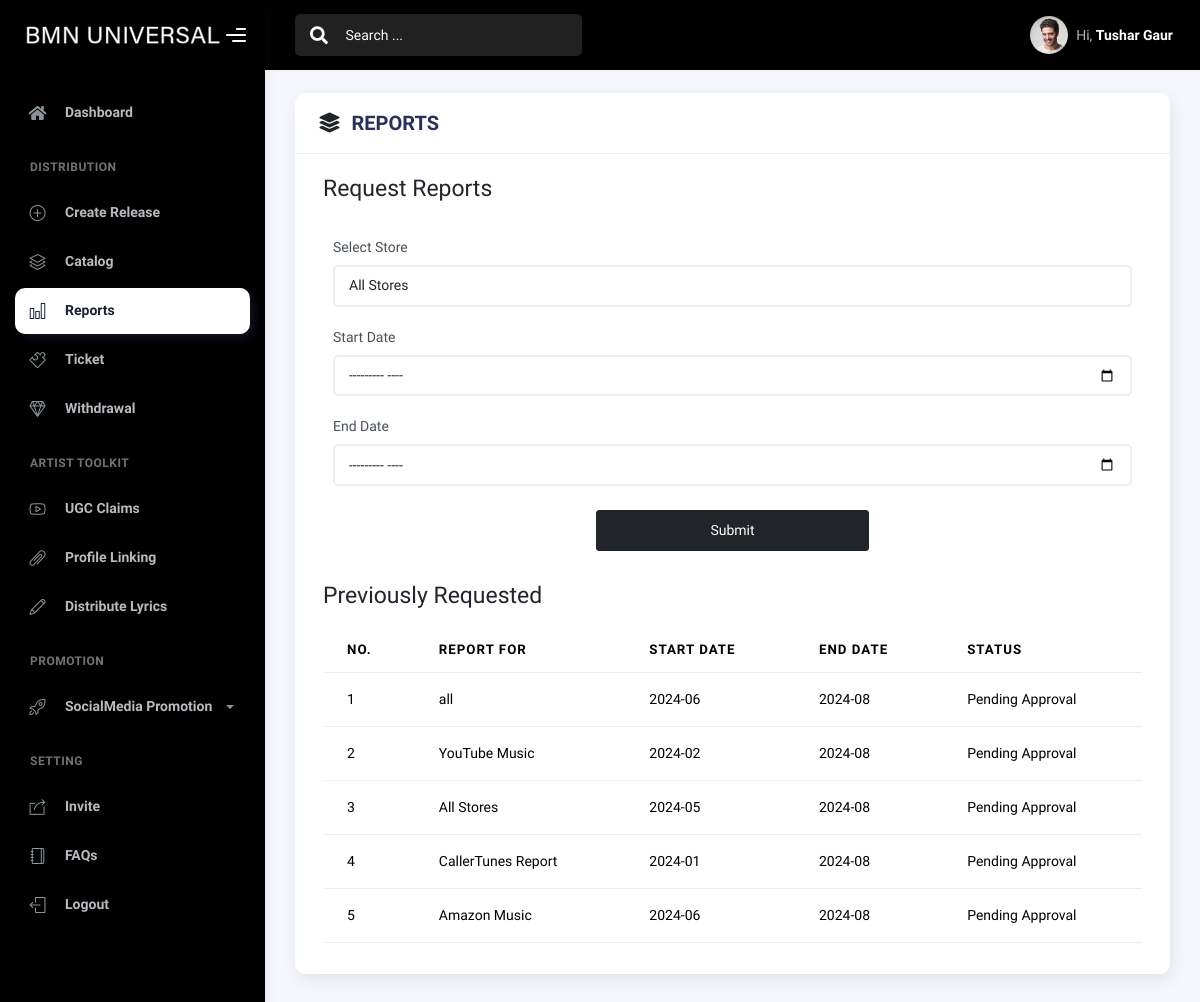
Page /cms/report (signed in) on the committed database.
### app/models.py (models this page shows, shortened)
class User(db.Model, UserMixin):
    id = db.Column(db.Integer, primary_key=True)
    name = db.Column(db.String(200), nullable=False)
    email = db.Column(db.String(250), unique=True, nullable=False)
    password = db.Column(db.String(250), nullable=False)
    phone = db.Column(db.String(20), nullable=True)
    revenue = db.Column(db.String(20), default='0')
    is_admin = db.Column(db.Boolean, default=False)
    image_file = db.Column(db.String(20), nullable=False, default='/static/img/profile.jpg')
    artists = relationship('Artist', backref='user_artist', lazy='dynamic')
    albums = relationship('Album', backref='user_album', lazy=True)

class Report(db.Model):
    id = db.Column(db.Integer, primary_key=True)
    user_id = db.Column(db.Integer, ForeignKey('user.id'), nullable=False)
    report_for = db.Column(db.String(250), nullable=False)
    start_date = db.Column(db.String(250), nullable=False)
    end_date = db.Column(db.String(250), nullable=False)
    status = db.Column(db.String(250), default='Pending Approval')

### app/views/cms.py (the view, shortened to what this page needs)
@cms.route("/reports", methods=['GET','POST'])
@cms.route("/report", methods=['GET','POST'])
@login_required
def report():
    user = current_user
    name = session.get('name')
    email = session.get('email')
    revenue = session.get('revenue')
    reports = Report.query.filter_by(user_id=user.id).all()
    return render_template('cms/report.html', name=name, email=email, revenue=revenue,reports=reports, nav_id="reports")

### app/models.py (called while the page is built)
@login_manager.user_loader
def load_user(user_id):
    return User.query.get(int(user_id))

### app/templates/cms/report.html (shortened to what this page needs)
{% extends "base_cms.html" %}
{% block content %}
<div class="row ">
    <div class="col-md-12">
        <div class="card">
            <div class="card-header">
                <h5 class="card-title "> <i class="fas fa-layer-group text-dark mx-2"></i> REPORTS</h5>
            </div>
            <div class="card-body">
                <div class="container">
                        <div class="col-md-12">
                            <div class="content-wrapper">
                                <h3 class="section-heading mb-2">Request Reports</h3>
                            </div>
                        </div>
                        <div class="col-12 mt-4">
                            <form action="{{ url_for('cms.report') }}" method="POST">
                                <div class="form-row">
                                    <div class="form-group" style="width: 100%;">
                                        <label for="reportFor">Select Store</label>
                                        <select class="form-control" id="reportFor" name="reportFor" required>
                                            <option value="All Stores">All Stores</option>
                                        </select>
                                    </div>
                                    <div class="form-group" style="width: 100%;">
                                        <label for="startDate">Start Date</label>
                                        <input type="month" class="form-control" id="startDate" name="startDate" required>
                                    </div>
                                    <div class="form-group" style="width: 100%;">
                                        <label for="endDate">End Date</label>
                                        <input type="month" class="form-control" id="endDate" name="endDate" required>
                                    </div>
                                    <div class="col-md-4 ms-auto me-auto">
                                        <div class="d-flex align-items-center justify-content-center">
                                                <button type="submit" class="btn btn-dark text-center mt-3 mb-3 w-100">Submit</button>
                                        </div>
                                    </div>
                                </div>
                            </form>
                        </div>
                        <div class="col-md-12 overflow-x-scroll" style="width:auto;">
                            <div class="content-wrapper">
                                <h3 class="section-heading mb-3 mt-3">Previously Requested</h3>
                            </div>
                            <table class="table table-hover">
                                <thead>
                                <tr>
                                    <th scope="col">No.</th>
                                    <th scope="col">Report For</th>
                                    <th scope="col">Start Date</th>
                                    <th scope="col">End Date</th>
                                    <th scope="col">Status</th>
                                </tr>
                                </thead>
                                <tbody>
                                    {% for report in reports  %}
                                    <tr>
                                        <td>{{ loop.index }}</td>
                                        <td>{{ report.report_for }}</td>
                                        <td>{{ report.start_date }}</td>
                                        <td>{{ report.end_date }}</td>
                                        <td>{{ report.status }}</td>
                                    </tr>
                                    {% endfor %}
                                </tbody>
                            </table>
                </div>
            </div>
        </div>
    </div>
</div>
{% endblock %}

### app/templates/base_cms.html (shortened to what this page needs)
<!DOCTYPE html>
<html lang="en">
<head>
    <link rel="stylesheet" href="/static/cms/assets/css/bootstrap.min.css" />
    <link rel="stylesheet" href="/static/cms/assets/css/plugins.min.css" />
    <link rel="stylesheet" href="/static/cms/assets/css/kaiadmin.min.css" />
</head>
<body>
    <div class="wrapper">
        <div class="sidebar sidebar-style-2" data-background-color="dark">
            <div class="sidebar-logo">
                <div class="logo-header" data-background-color="dark">
                    <a href="index.html" class="logo">
                        <img src="/static/assets/img/brands/logo2.png?h=7c8584bbd09e83b05eaccc49ffc7a591" alt="navbar brand" class="navbar-brand"
                            height="20" />
                    </a>
                    <div class="nav-toggle">
                        <button class="btn btn-toggle toggle-sidebar">
                            <i class="gg-menu-right"></i>
                        </button>
                    </div>
                </div>
            </div>
            <div class="sidebar-wrapper scrollbar scrollbar-inner">
                <div class="sidebar-content">
                    <ul class="nav nav-secondary">
                        <li class="nav-item" id="dashboard">
                            <a href="/cms/" >
                                <i class="fas fa-home"></i>
                                <p>Dashboard</p>
                            </a>
                        </li>
                        <li class="nav-section">
                            <h4 class="text-section">DISTRIBUTION</h4>
                        </li>
                        <li class="nav-item" id="release">
                            <a href="/cms/create-release" class="collapsed" aria-expanded="false">
                                <i class="icon-plus"></i>
                                <p>Create Release</p>
                            </a>
                        </li>
                        <li class="nav-item" id="catalog">
                            <a href="/cms/catalog" class="collapsed" aria-expanded="false">
                                <i class="icon-layers"></i>
                                <p>Catalog</p>
                            </a>
                        </li>
                        <li class="nav-item" id="reports">
                            <a href="/cms/reports" class="collapsed" aria-expanded="false">
                                <i class="icon-chart"></i>
                                <p>Reports</p>
                            </a>
                        </li>
                        <li class="nav-item" id="ticket">
                            <a href="/cms/ticket" class="collapsed" aria-expanded="false">
                                <i class="icon-puzzle"></i>
                                <p>Ticket</p>
                            </a>
                        </li>
                        <li class="nav-item" id="withdrawal">
                            <a href="/cms/withdrawal" class="collapsed" aria-expanded="false">
                                <i class="icon-diamond"></i>
                                <p>Withdrawal</p>
                            </a>
                        </li>
                        <li class="nav-section">
                            <h4 class="text-section">ARTIST TOOLKIT</h4>
                        </li>
                        <li class="nav-item" id="ugc-claims">
                            <a href="/cms/ugc-claims">
                                <i class="icon-social-youtube"></i>
                                <p>UGC Claims</p>
                            </a>
                        </li>
                        <li class="nav-item" id="profile-linking">
                            <a href="/cms/profile-linking">
                                <i class="icon-paper-clip"></i>
                                <p>Profile Linking</p>
                            </a>
                        </li>
                        <li class="nav-item" id="distribute-lyrics">
                            <a href="/cms/distributelyrics">
                                <i class="icon-pencil"></i>
                                <p>Distribute Lyrics</p>
                            </a>
                        </li>
                        <li class="nav-section">
                            <h4 class="text-section">PROMOTION</h4>
                        </li>
                        <li class="nav-item" id="promotion-link">
                            <a data-bs-toggle="collapse" href="#submenupromo">
                                <i class="icon-rocket"></i>
                                <p>SocialMedia Promotion</p>
                                <span class="caret"></span>
                            </a>
                        </li>
                        <li class="nav-section">
                            <h4 class="text-section">SETTING</h4>
                        </li>
                        <li class="nav-item" id="invite">
                            <a href="/cms/invite" class="collapsed" aria-expanded="false">
                                <i class="icon-share-alt"></i>
                                <p>Invite</p>
                            </a>
                        </li>
                        <li class="nav-item">
                            <a href="/faqs" class="collapsed" aria-expanded="false">
                                <i class="icon-notebook"></i>
                                <p>FAQs</p>
                            </a>
                        </li>
                        <li class="nav-item">
                            <a href="/logout" class="collapsed" aria-expanded="false">
                                <i class="icon-logout"></i>
                                <p>Logout</p>
                            </a>
                        </li>
                    </ul>
                </div>
            </div>
        </div>
        <div class="main-panel">
            <div class="main-header">
                <nav class="navbar navbar-header navbar-header-dark  navbar-expand-lg border-bottom" data-background-color="dark">
                    <div class="container-fluid">
                        <nav class="navbar navbar-header-left navbar-expand-lg navbar-form nav-search p-0 d-none d-lg-flex">
                            <div class="input-group">
                                <div class="input-group-prepend">
                                    <button type="submit" class="btn btn-search pe-1">
                                        <i class="fa fa-search search-icon"></i>
                                    </button>
                                </div>
                                <input type="text" placeholder="Search ..." class="form-control">
                            </div>
                        </nav>
                        <ul class="navbar-nav topbar-nav ms-md-auto align-items-center text-white">
                            <li class="nav-item topbar-user dropdown hidden-caret">
                                <a class="dropdown-toggle profile-pic" data-bs-toggle="dropdown" href="#" aria-expanded="false">
                                    <div class="avatar-sm">
                                        <img src="/static/assets/img/profile.jpg" alt="..." class="avatar-img rounded-circle">
                                    </div>
                                    <span class="profile-username">
                                        <span class="op-7">Hi,</span>
                                        <span class="fw-bold">{{ name }}</span>
                                    </span>
                                </a>
                            </li>
                        </ul>
                    </div>
                </nav>
            </div>
            <div class="container">
                <div class="page-inner">
                    {% block content %}
                    {% endblock content %}
                </div>
            </div>
        </div>
    </div>
</body>
</html>

### rows in the picture
User: name "Tushar Gaur"
Report: report_for "all", start_date "2024-06", end_date "2024-08", status "Pending Approval"
Report: report_for "YouTube Music", start_date "2024-02", end_date "2024-08", status "Pending Approval"
Report: report_for "All Stores", start_date "2024-05", end_date "2024-08", status "Pending Approval"
Report: report_for "CallerTunes Report", start_date "2024-01", end_date "2024-08", status "Pending Approval"
Report: report_for "Amazon Music", start_date "2024-06", end_date "2024-08", status "Pending Approval"
